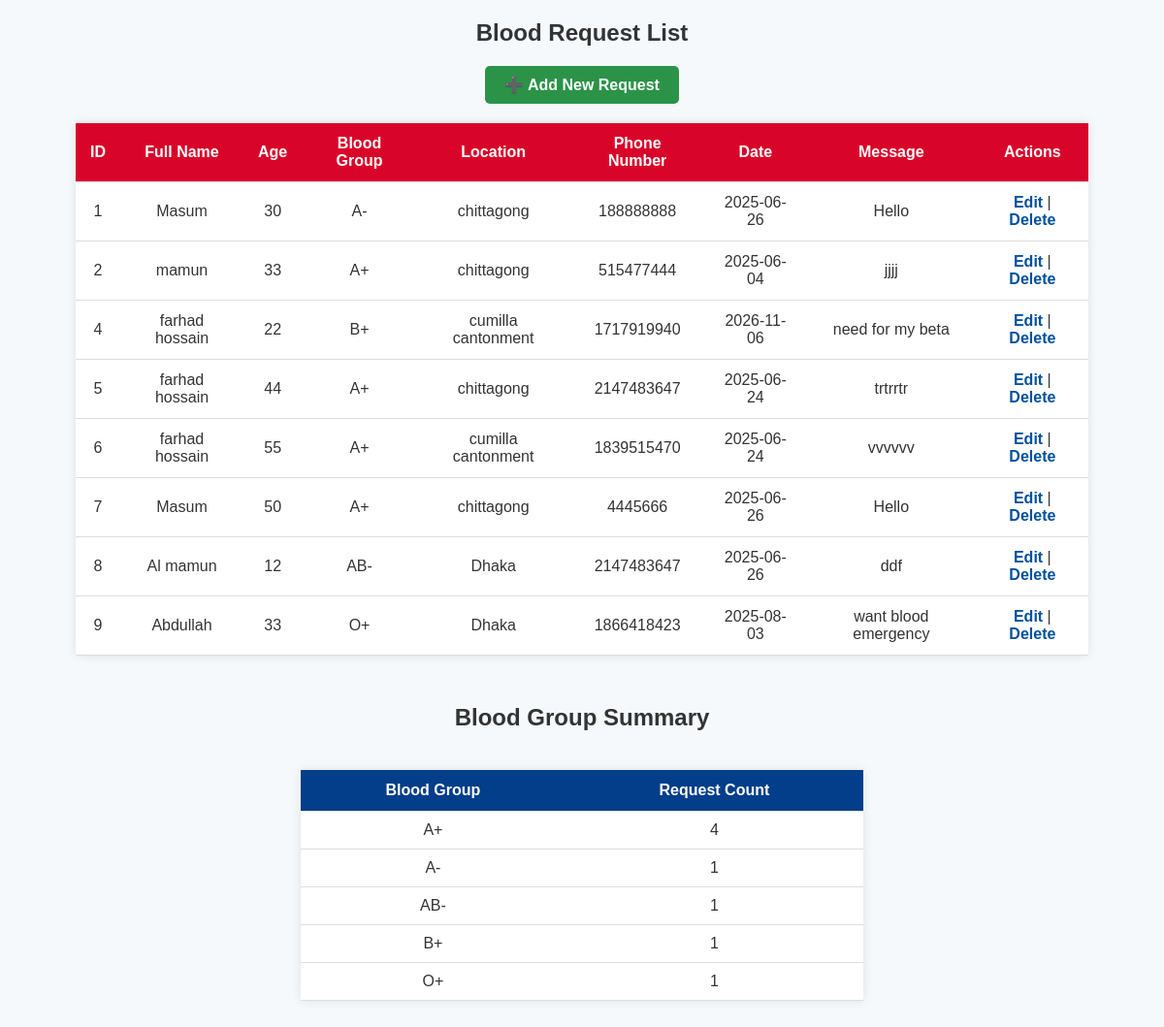
/blood_request_list.php, run on the app's committed database.
### tables this page shows
CREATE TABLE `blood_request_form` (
  `ID` int(11) NOT NULL,
  `full_name` varchar(55) NOT NULL,
  `age` int(10) NOT NULL,
  `blood_group` varchar(10) NOT NULL,
  `location` varchar(255) NOT NULL,
  `phone_number` int(15) NOT NULL,
  `Date` varchar(20) NOT NULL,
  `message` varchar(255) NOT NULL
);

### blood_request_list.php (the view, shortened to what this page needs)
<?php include 'connection_database.php'; ?>
<!DOCTYPE html>
<html lang="en">
<head>
</head>
<body>
    <h2>Blood Request List</h2>
    <div class="top-bar">
        <a href="blood_request_create.php">➕ Add New Request</a>
    </div>
    <table>
        <tr>
            <th>ID</th>
            <th>Full Name</th>
            <th>Age</th>
            <th>Blood Group</th>
            <th>Location</th>
            <th>Phone Number</th>
            <th>Date</th>
            <th>Message</th>
            <th>Actions</th>
        </tr>
        <?php
        $sql = "SELECT * FROM blood_request_form";
        $query = $con->query($sql);
        while ($data = mysqli_fetch_assoc($query)) {
            echo "<tr>";
            echo "<td>" . htmlspecialchars($data['ID']) . "</td>";
            echo "<td>" . htmlspecialchars($data['full_name']) . "</td>";
            echo "<td>" . htmlspecialchars($data['age']) . "</td>";
            echo "<td>" . htmlspecialchars($data['blood_group']) . "</td>";
            echo "<td>" . htmlspecialchars($data['location']) . "</td>";
            echo "<td>" . htmlspecialchars($data['phone_number']) . "</td>";
            echo "<td>" . htmlspecialchars($data['Date']) . "</td>";
            echo "<td>" . htmlspecialchars($data['message']) . "</td>";
            echo "<td class='action-links'>
                    <a href='blood_request_update.php?id=" . $data['ID'] . "'>Edit</a> |
                    <a href='blood_request_delete.php?id=" . $data['ID'] . "' onclick=\"return confirm('Are you sure you want to delete this record?');\">Delete</a>
                  </td>";
            echo "</tr>";
        }
        ?>
    </table>
    <h2 style="margin-top:50px;">Blood Group Summary</h2>
    <table class="summary-table">
        <tr>
            <th>Blood Group</th>
            <th>Request Count</th>
        </tr>
        <?php
        $count_sql = "SELECT blood_group, COUNT(*) as total FROM blood_request_form GROUP BY blood_group ORDER BY blood_group ASC";
        $count_query = $con->query($count_sql);
        while ($row = mysqli_fetch_assoc($count_query)) {
            echo "<tr>";
            echo "<td>" . htmlspecialchars($row['blood_group']) . "</td>";
            echo "<td>" . htmlspecialchars($row['total']) . "</td>";
            echo "</tr>";
        }
        ?>
    </table>
</body>
</html>

### blood_request_list.php (style rules this page uses)
body { font-family: Arial, sans-serif; background-color: #f6f9fc; margin: 20px; padding: 0; }
h2 { text-align: center; color: #333; }
.top-bar { text-align: center; margin-bottom: 20px; }
.top-bar a { display: inline-block; padding: 10px 20px; background-color: #2b9348; color: white; text-decoration: none; border-radius: 5px; font-weight: bold; }
table { margin: 0 auto; border-collapse: collapse; width: 90%; background-color: #ffffff; box-shadow: 0 0 10px rgba(0, 0, 0, 0.1); }
th, td { padding: 12px 15px; text-align: center; border-bottom: 1px solid #ddd; }
th { background-color: #d90429; color: white; }
td { color: #333; }
.action-links a { color: #00509d; text-decoration: none; font-weight: bold; }
.summary-table { margin: 40px auto; border-collapse: collapse; width: 50%; background-color: #fff; box-shadow: 0 0 10px rgba(0,0,0,0.1); }
.summary-table th { background-color: #023e8a; color: white; }
.summary-table td { padding: 10px; border-bottom: 1px solid #ddd; }

### data on the page
blood_request_form: ID "1", full_name "Masum", age "30", blood_group "A-", location "chittagong", phone_number "188888888", Date "2025-06-26", message "Hello"
blood_request_form: ID "2", full_name "mamun", age "33", blood_group "A+", location "chittagong", phone_number "515477444", Date "2025-06-04", message "jjjj"
blood_request_form: ID "4", full_name "farhad hossain", age "22", blood_group "B+", location "cumilla cantonment", phone_number "1717919940", Date "2026-11-06", message "need for my beta"
blood_request_form: ID "5", full_name "farhad hossain", age "44", blood_group "A+", location "chittagong", phone_number "2147483647", Date "2025-06-24", message "trtrrtr"
blood_request_form: ID "6", full_name "farhad hossain", age "55", blood_group "A+", location "cumilla cantonment", phone_number "1839515470", Date "2025-06-24", message "vvvvvv"
blood_request_form: ID "7", full_name "Masum", age "50", blood_group "A+", location "chittagong", phone_number "4445666", Date "2025-06-26", message "Hello"
blood_request_form: ID "8", full_name "Al mamun", age "12", blood_group "AB-", location "Dhaka", phone_number "2147483647", Date "2025-06-26", message "ddf"
blood_request_form: ID "9", full_name "Abdullah", age "33", blood_group "O+", location "Dhaka", phone_number "1866418423", Date "2025-08-03", message "want blood emergency"

### other printed values
$row['blood_group'] "A+"
$row['total'] "4"
$row['blood_group'] "A-"
$row['total'] "1"
$row['blood_group'] "AB-"
$row['blood_group'] "B+"
$row['blood_group'] "O+"
